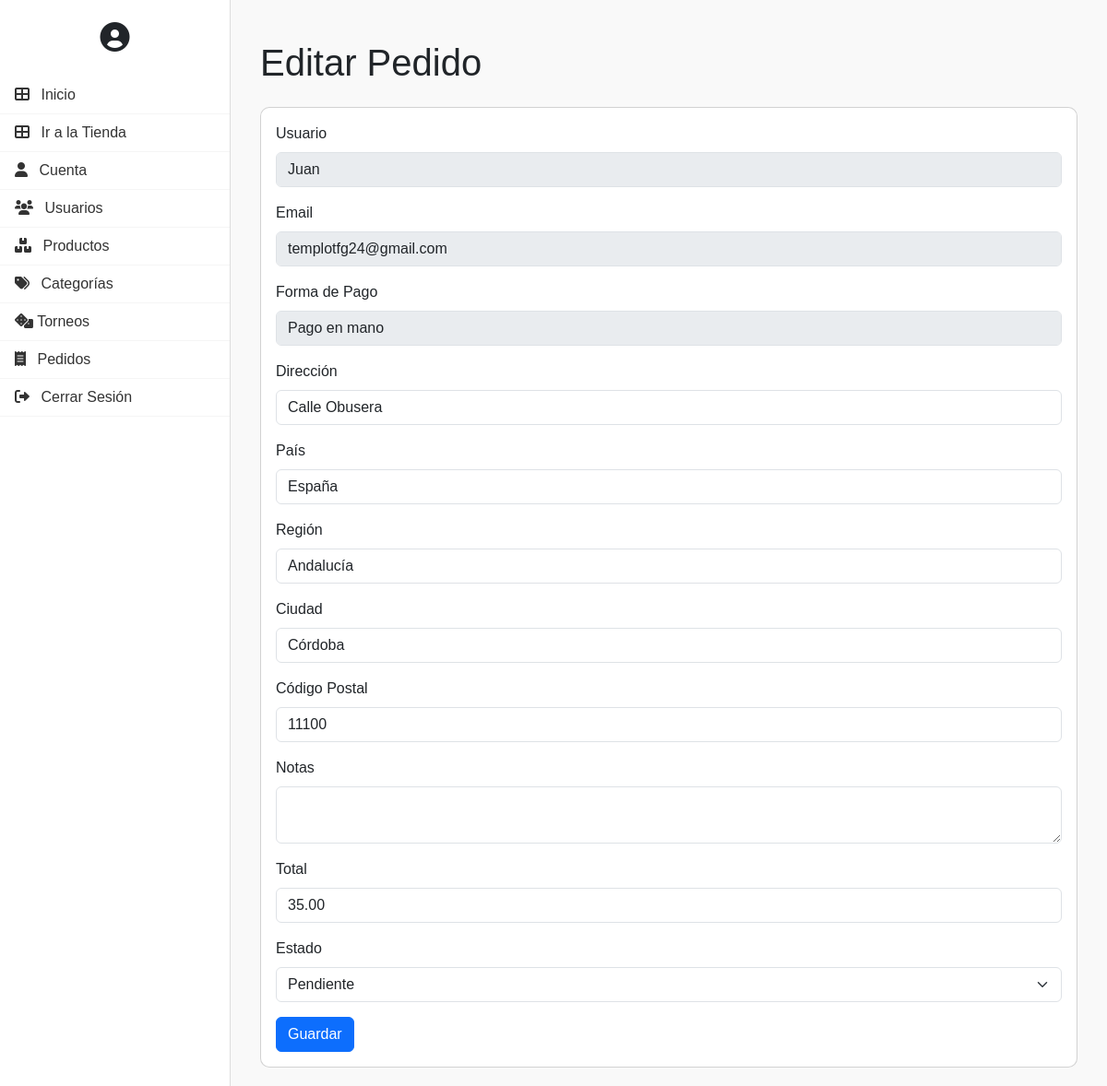
Page /controllers/Order_Controller.php?action=editOrder&id=35 (signed in) on the committed database.
### tables this page shows
CREATE TABLE `pedidos` (
  `ID_Pedido` int(11) NOT NULL,
  `ID_Usuario` int(11) NOT NULL,
  `Direccion` varchar(255) NOT NULL,
  `Pais` varchar(100) NOT NULL,
  `Region` varchar(100) NOT NULL,
  `Ciudad` varchar(100) NOT NULL,
  `Codigo_Postal` varchar(20) NOT NULL,
  `Notas` text DEFAULT NULL,
  `Fecha` datetime NOT NULL,
  `Total` decimal(10,2) NOT NULL,
  `Estado` varchar(50) NOT NULL,
  `ID_FormaPago` int(11) NOT NULL
);

CREATE TABLE `usuarios` (
  `ID_Usuario` int(11) NOT NULL,
  `Nombre` varchar(100) NOT NULL,
  `Apellido` varchar(100) NOT NULL,
  `Direccion` varchar(255) DEFAULT NULL,
  `Telefono` varchar(20) DEFAULT NULL,
  `Email` varchar(100) NOT NULL,
  `Password` varchar(255) NOT NULL,
  `Rol` varchar(50) NOT NULL,
  `Estado` varchar(50) NOT NULL,
  `imagen_perfil` varchar(255) DEFAULT NULL,
  `fecha_registro` timestamp NOT NULL DEFAULT current_timestamp(),
  `CodigoActivacion` varchar(100) DEFAULT NULL,
  `Activado` tinyint(1) DEFAULT 0,
  `reset_token` varchar(255) DEFAULT NULL,
  `reset_token_expiration` datetime DEFAULT NULL
);

CREATE TABLE `formas_pago` (
  `ID_FormaPago` int(11) NOT NULL,
  `Descripcion` varchar(100) NOT NULL
);

### models/utils.php (called while the page is built, shortened)
<?php
class Utils
{
    public static function conectar()
    {
        try {
            require_once("../config/global.php");
            $conPDO = new PDO("mysql:host=" . $DB_SERVER . ";dbname=" . $DB_SCHEMA, $DB_USER, $DB_PASSWD);
            $conPDO->setAttribute(PDO::ATTR_ERRMODE, PDO::ERRMODE_EXCEPTION);
            return $conPDO;
        } catch (PDOException $e) {
            print "¡Error al conectar!: " . $e->getMessage() . "<br/>";
            return null;
        }
    }
}

### models/Order_Model.php (called while the page is built, shortened)
<?php
require_once '../models/utils.php';
class Order_Model
{
    private $db;
    public function __construct()
    {
        $this->db = Utils::conectar();
    }
    public function getOrderById($orderId)
    {
        try {
            $query = "SELECT
                        p.ID_Pedido,
                        p.Direccion,
                        p.Pais,
                        p.Region,
                        p.Ciudad,
                        p.Codigo_Postal,
                        p.Notas,
                        p.Fecha,
                        p.Total,
                        p.Estado,
                        p.ID_Usuario,
                        u.Nombre as Nombre_Usuario,
                        u.Email,
                        p.ID_FormaPago,
                        fp.Descripcion as Forma_Pago
                      FROM
                        pedidos p
                      JOIN
                        usuarios u ON p.ID_Usuario = u.ID_Usuario
                      JOIN
                        formas_pago fp ON p.ID_FormaPago = fp.ID_FormaPago
                      WHERE
                        p.ID_Pedido = :orderId";
            $stmt = $this->db->prepare($query);
            $stmt->bindParam(':orderId', $orderId, PDO::PARAM_INT);
            $stmt->execute();
            return $stmt->fetch(PDO::FETCH_ASSOC);
        } catch (PDOException $e) {
            echo "Error: " . $e->getMessage();
            return null;
        }
    }
}

### views/order/edit_order_view.php (the view, shortened to what this page needs)
<!DOCTYPE html>
<html lang="es">
<head>
    <link href="https://cdn.jsdelivr.net/npm/bootstrap@5.3.0/dist/css/bootstrap.min.css" rel="stylesheet">
    <link rel="stylesheet" href="https://cdnjs.cloudflare.com/ajax/libs/font-awesome/6.0.0-beta3/css/all.min.css">
    <link rel="stylesheet" href="../Assets/css/dashboard.css">
</head>
<body>
    <div id="wrapper">
        <?php include '../views/includes/sidebar_menu.php'; ?>
        <div id="page-content-wrapper">
            <div class="container-fluid">
                <h1 class="mt-4">Editar Pedido</h1>
                <div class="card mt-4">
                    <div class="card-body">
                        <form id="formPedido" action="Order_Controller.php?action=editOrder" method="post">
                            <div class="mb-3">
                                <label for="usuario" class="form-label">Usuario</label>
                                <input type="text" class="form-control" id="usuario" value="<?php echo $order['Nombre_Usuario']; ?>" disabled>
                            </div>
                            <div class="mb-3">
                                <label for="email" class="form-label">Email</label>
                                <input type="email" class="form-control" id="email" value="<?php echo $order['Email']; ?>" disabled>
                            </div>
                            <div class="mb-3">
                                <label for="forma_pago" class="form-label">Forma de Pago</label>
                                <input type="text" class="form-control" id="forma_pago" value="<?php echo $order['Forma_Pago']; ?>" disabled>
                            </div>
                            <div class="mb-3">
                                <label for="direccion" class="form-label">Dirección</label>
                                <input type="text" class="form-control" id="direccion" name="direccion" value="<?php echo $order['Direccion']; ?>" required>
                            </div>
                            <div class="mb-3">
                                <label for="pais" class="form-label">País</label>
                                <input type="text" class="form-control" id="pais" name="pais" value="<?php echo $order['Pais']; ?>" required>
                            </div>
                            <div class="mb-3">
                                <label for="region" class="form-label">Región</label>
                                <input type="text" class="form-control" id="region" name="region" value="<?php echo $order['Region']; ?>" required>
                            </div>
                            <div class="mb-3">
                                <label for="ciudad" class="form-label">Ciudad</label>
                                <input type="text" class="form-control" id="ciudad" name="ciudad" value="<?php echo $order['Ciudad']; ?>" required>
                            </div>
                            <div class="mb-3">
                                <label for="codigo_postal" class="form-label">Código Postal</label>
                                <input type="text" class="form-control" id="codigo_postal" name="codigo_postal" value="<?php echo $order['Codigo_Postal']; ?>" required>
                            </div>
                            <div class="mb-3">
                                <label for="notas" class="form-label">Notas</label>
                                <textarea class="form-control" id="notas" name="notas" required><?php echo $order['Notas']; ?></textarea>
                            </div>
                            <div class="mb-3">
                                <label for="total" class="form-label">Total</label>
                                <input type="number" class="form-control" id="total" name="total" value="<?php echo $order['Total']; ?>" required>
                            </div>
                            <div class="mb-3">
                                <label for="estado" class="form-label">Estado</label>
                                <select id="estado" name="estado" class="form-select" required>
                                    <option value="Pendiente" <?php if ($order['Estado'] == 'Pendiente') echo 'selected'; ?>>Pendiente</option>
                                </select>
                            </div>
                            <button type="submit" class="btn btn-primary">Guardar</button>
                        </form>
                    </div>
                </div>
            </div>
        </div>
    </div>
</body>
</html>

### Assets/css/dashboard.css (style rules this page uses)
body { font-family: 'Arial', sans-serif; background-color: #f5f5f5; }
#wrapper { display: flex; width: 100%; }
#page-content-wrapper { flex: 1; padding: 20px; background-color: #f9f9f9; }
.card { border-radius: 10px; }

### rows in the picture
pedidos: ID_Usuario.Nombre "Juan", ID_Usuario.Email "templotfg24@gmail.com", ID_FormaPago.Descripcion "Pago en mano", direccion "Calle Obusera", pais "España", region "Andalucía", ciudad "Córdoba", codigo_postal "11100", total "35.00", estado "Pendiente"
